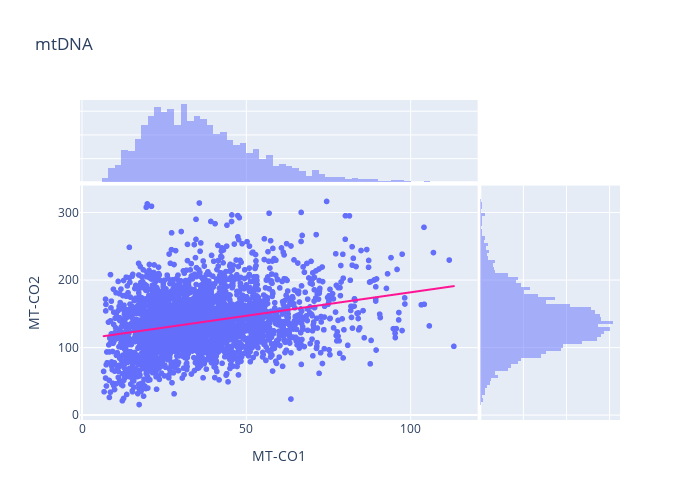

Write notebook code for a chart like this one.
### Code cell
df_0 = tl.filter_outliers(df_0)
fig = px.scatter(df_0, x = df_0.columns.values[0], y=df_0.columns.values[1], width=700, height=500, trendline='ols', trendline_color_override='DeepPink', marginal_x='histogram', marginal_y='histogram', title='mtDNA')
fig.show()

### Figure 1 — Plotly figure (JSON) as saved in the notebook; plotly's stock layout.template omitted (floating-point values rounded to 4 significant figures; data arrays with more than 128 entries replaced by an {"elided": "..."} marker saying what was removed)
{"data": [{"hovertemplate": "MT-CO1=%{x}<br>MT-CO2=%{y}<extra></extra>", "legendgroup": "", "marker": {"color": "#636efa", "symbol": "circle"}, "mode": "markers", "name": "", "showlegend": false, "type": "scattergl", "x": {"elided": "2847 float values"}, "xaxis": "x", "y": {"elided": "2847 float values"}, "yaxis": "y"}, {"alignmentgroup": "True", "bingroup": "x", "hovertemplate": "MT-CO1=%{x}<br>count=%{y}<extra></extra>", "legendgroup": "", "marker": {"color": "#636efa"}, "name": "", "offsetgroup": "", "opacity": 0.5, "showlegend": false, "type": "histogram", "x": {"elided": "2847 float values"}, "xaxis": "x3", "yaxis": "y3"}, {"alignmentgroup": "True", "bingroup": "y", "hovertemplate": "MT-CO2=%{y}<br>count=%{x}<extra></extra>", "legendgroup": "", "marker": {"color": "#636efa"}, "name": "", "offsetgroup": "", "opacity": 0.5, "showlegend": false, "type": "histogram", "xaxis": "x2", "y": {"elided": "2847 float values"}, "yaxis": "y2"}, {"hovertemplate": "<b>OLS trendline</b><br>MT-CO2 = 0.696655 * MT-CO1 + 112.54<br>R<sup>2</sup>=0.079294<br><br>MT-CO1=%{x}<br>MT-CO2=%{y} <b>(trend)</b><extra></extra>", "legendgroup": "", "line": {"color": "DeepPink"}, "marker": {"color": "#636efa", "symbol": "circle"}, "mode": "lines", "name": "", "showlegend": false, "type": "scattergl", "x": {"elided": "2847 float values"}, "xaxis": "x", "y": {"elided": "2847 float values"}, "yaxis": "y"}], "layout": {"barmode": "overlay", "height": 500, "legend": {"tracegroupgap": 0}, "title": {"text": "mtDNA"}, "width": 700, "xaxis": {"anchor": "y", "domain": [0, 0.7363], "title": {"text": "MT-CO1"}}, "xaxis2": {"anchor": "y2", "domain": [0.7413, 1], "matches": "x2", "showgrid": true, "showline": false, "showticklabels": false, "ticks": ""}, "xaxis3": {"anchor": "y3", "domain": [0, 0.7363], "matches": "x", "showgrid": true, "showticklabels": false}, "xaxis4": {"anchor": "y4", "domain": [0.7413, 1], "matches": "x2", "showgrid": true, "showline": false, "showticklabels": false, "ticks": ""}, "yaxis": {"anchor": "x", "domain": [0, 0.7326], "title": {"text": "MT-CO2"}}, "yaxis2": {"anchor": "x2", "domain": [0, 0.7326], "matches": "y", "showgrid": true, "showticklabels": false}, "yaxis3": {"anchor": "x3", "domain": [0.7426, 1], "matches": "y3", "showgrid": true, "showline": false, "showticklabels": false, "ticks": ""}, "yaxis4": {"anchor": "x4", "domain": [0.7426, 1], "matches": "y3", "showgrid": true, "showline": false, "showticklabels": false, "ticks": ""}}}
